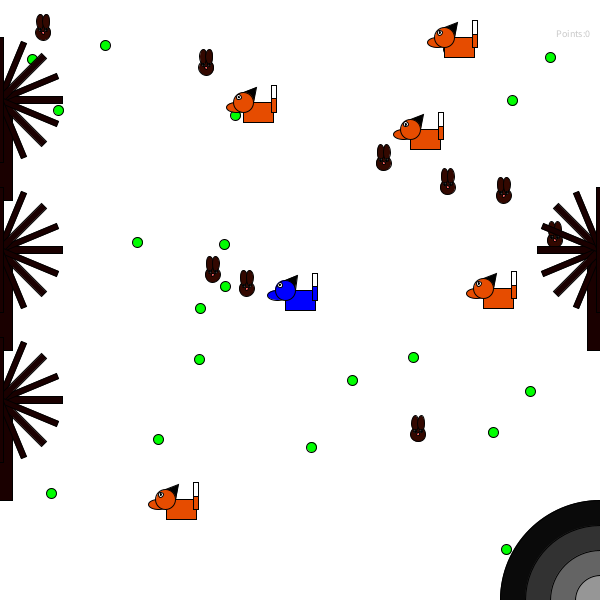
Frame 1 (no input)
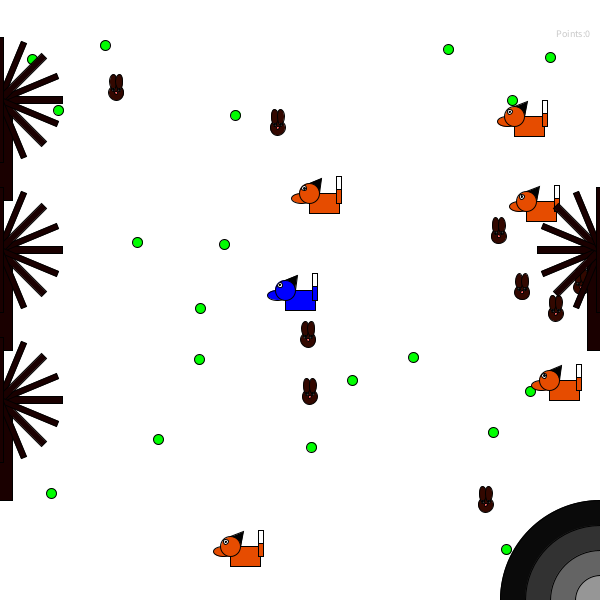
Frame 60 (the mouse pressed at the canvas centre just before this capture)
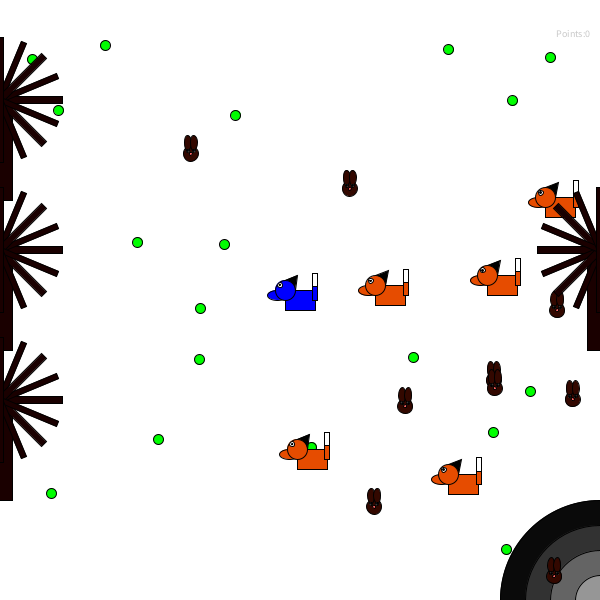
Frame 120 (the mouse held since frame 60 and released just before this capture)

The Processing sketch that drew these frames (run headless with seeded random() and noise(); from frame 60 on, the mouse is pressed at the canvas centre):

// Processing sketch: Project_test_2
// ── Project_test_2.pde
Creature c;
Apex a;
Predator[] pred;
Prey[] prey;
Plant[] plant;
Tree[] tree;
int seasons;
int time;
int absolutetime;
boolean GameOver;
boolean Victory;
String message;

void setup() {
  size(600, 600);
  background(255);
  time = 0;
  GameOver = false;
  Victory = false;
  seasons = 0;

  //initialise animals
  initanimals();
}

void draw() {
  Seasons();

  fill(10, 10, 10);
  for (int i = 0; i < 4; i++) {
    circle(width, height, 200 - (50 * i));
    fill(50*(1+i));
  }

  textSize(10);
  message = "Points:" + points;
  float b = (width - textWidth(message) - 10);
  text(message, b, (height)/16);

  if (points > 10) {
    a.on = true;
  }

  //if prey eats plant, remove plant
  Plantlife();

  //if predator eats prey, remove prey
  Preylife();

  //if Player is eaten, game over
  Playerlife();

  //if Player is in apex form, they can fight the apex and win
  Apexlife();

  //display
  display();

  //time
  time();

  //GameEnd
  if (Victory||GameOver) {
    GameEnd();
  }
}

void Seasons() {
  //winter
  if (absolutetime > 20) {
    absolutetime = 0;
    background(255);
    seasons = 0;
  }
  //autumn
  else if (absolutetime > 15) {
    background(204, 170, 0);
    seasons = 3;
  }
  //summer
  else if (absolutetime > 10) {
    background(0, 179, 0);
    seasons = 2;
  }
  //spring
  else if (absolutetime > 5) {
    background(150, 255, 150);
    seasons = 1;
    planttime = 0;
    for (Plant p : plant) {
      if (!p.on) {
        p.centreX = random(plantrad, width - plantrad);
        p.centreY = random(plantrad, height - plantrad);
        p.on = true;
      }
    }
  }
  //winter
  else if (absolutetime >= 0) {
    background(255);
    seasons = 0;
  }
}

void keyPressed() {
  if (key == ' ') {
    if (!c.tigform) {
      if (c.on) {
        c.on = false;
      } else {
        c.on = true;
      }
    }
    if (GameOver||Victory) {
      Restart();
    }
  }
}

void mouseDragged() {
  if (c.contains()) {
    c.centreX = mouseX;
    c.centreY = mouseY;
  }
}

void initanimals() {
  c = new Creature();
  prey = new Prey[preynum];
  for (int i = 0; i < preynum; i++) {
    prey[i] = new Prey();
  }
  plant = new Plant[plantnum];
  for (int i = 0; i < plantnum; i++) {
    plant[i] = new Plant();
  }
  pred = new Predator[prednum];
  for (int i = 0; i < prednum; i++) {
    pred[i] = new Predator();
  }
  a = new Apex();
  tree = new Tree[4];
  for (int t = 0; t < 4; t++) {
    tree[t] = new Tree();
  }
}

void Plantlife() {
  for (Plant p : plant) {
    for (Prey pr : prey) {
      if (p.contains(pr.centreX, pr.centreY)) {
        if (p.on) {
          plantcount--;
        }
        p.on = false;
      }
    }
    //if creature is in prey mode, it eats plants
    if (c.on) {
      if (p.contains(c.centreX, c.centreY)) {
        if (p.on) {
          plantcount--;
          points++;
        }
        p.on = false;
      }
    }
  }
  //every so often, plants regrow
  if (planttime > 2) {
    for (Plant p : plant) {
      if (!p.on) {
        p.centreX = random(plantrad, width - plantrad);
        p.centreY = random(plantrad, height - plantrad);
        p.on = true;
      }
    }
    planttime = 0;
  }
}

void Preylife() {
  for (Prey p : prey) {
    if (p.on) {
      for (Predator pr : pred) {
        if (p.contains(pr.centreX, pr.centreY)) {
          preycount--;
          p.on = false;
        }
      }
      //if creature is in pred mode, it eats prey
      if (!c.on) {
        if (p.contains(c.centreX, c.centreY)) {
          preycount--;
          points++;
          p.on = false;
        }
      }
      //if rabbits run into each other, they breed
      //in reality, dead rabbits are being teleported and revived
      for (Prey pr : prey) {
        if (pr.on) {
          if (!(pr == p)) {
            if (preytime > 3) {
              if (p.contains(pr.centreX, pr.centreY)) {
                for (Prey prey : prey) {
                  if (!prey.on) {
                    prey.centreX = p.centreX;
                    prey.centreY = p.centreY;
                    prey.vx = random(1, 2);
                    prey.vy = random(1, 2);
                    prey.on = true;
                  }
                }
                preytime = 0;
              }
            }
          }
        }
      }
    }
  }
}

void Playerlife() {
  if (!c.tigform) {
    //Apex eats Player
    if (a.contains(c.centreX, c.centreY)) {
      GameOver = true;
    }
    for (Predator p : pred) {
      if (p.contains(c.centreX, c.centreY) && c.on) {
        GameOver = true;
      }
    }
  }
}

void Apexlife() {
  if (c.tigform) {
    //Player fights Apex
    if (a.contains(c.centreX, c.centreY)) {
      Victory = true;
    }
  }
}

void display() {
  c.display();
  for (Plant p : plant) {
    p.display();
  }
  for (Prey p : prey) {
    p.display();
  }
  for (Predator p : pred) {
    p.display();
  }
  if (a.on) {
    a.display();
  }
  int a = 0;
  for (Tree t : tree) {
    if(a == 0){
      t.centreY = height/4;
    }
    if(a == 1){
      t.centreY = height/2;
    }
    if(a == 2){
      t.centreY = (3*height)/4;
    }
    if(a == 3){
      t.centreX = width;
      t.centreY = height/2;
    }
    t.display();
    a++;
  }
}

void time() {
  time++;
  if (time==60) {
    if ((seasons == 0) || (seasons == 3)) {
      planttime++;
    }
    preytime++;
    for (Predator p : pred) {
      p.time++;
    }
    absolutetime++;
    time=0;
  }
}

void GameEnd() {
  background(0, 255, 0);
  textSize(48);
  float b;
  if (GameOver) {
    background(255, 0, 0);
    message = "Game Over";
  }
  if (Victory) {
    background(0, 255, 0);
    message = "Victory";
  }
  b = (width/2 - (textWidth(message)/2));
  text(message, b, height/2);

  message = "Points:" + points;
  b = (width/2 - (textWidth(message)/2));
  text(message, b, (5*height)/8);

  message = "Press space to play again";
  b = (width/2 - (textWidth(message)/2));
  text(message, b, (3*height)/4);
}

void Restart() {
  GameOver = false;
  Victory = false;
  points = 0;
  for (Plant p : plant) {
    p.on = true;
  }
  for (Prey p : prey) {
    p.on = true;
  }
  a.on = false;
}

// ── Apex.pde
int apexrad = 40;

class Apex
{
  boolean on;
  float centreX;
  float centreY;
  float rwidth;
  float rheight;
  float diam;
  float vx;
  float vy;
  float ax, ay, bx, by, cx, cy;

  Apex() {
    on = false;
    centreX = width - apexrad;
    centreY = height - apexrad;
    rwidth = 60;
    rheight = 40;
    diam = 30;
    vx = random(7, 8);
    vy = random(7, 8);
  }

  // Moves the ball according to its current velocity.
  void display()
  {
    if (on) {
      fill(255, 0, 0);
      //circle(centreX, centreY, apexrad);
      rectMode(CENTER);

      //body
      rect(centreX, centreY, rwidth, rheight);

      //Stripes
      fill(0);
      ax = centreX - (rwidth/2);
      ay = centreY - (rheight/2);
      bx = ax + rwidth/3;
      by = ay;
      cx = ax + rwidth/6;
      cy = ay + rheight;
      for (int i = 0; i<3; i++) {
        triangle(ax, ay, bx, by, cx, cy);
        ax = bx;
        bx = ax + rwidth/3;
        cx = cx + rwidth/3;
      }

      //ear
      fill(0);
      ax = centreX - (rwidth/2);
      bx = ax + (3*rwidth)/12;
      by = centreY - (rheight/2);
      ay = by - diam/2;
      cx = ax + rwidth/3;
      cy = ay - rheight/4;
      triangle(ax, ay, bx, by, cx, cy);

      //nose
      fill(255, 0, 0);
      ax = (centreX - (rwidth/2)) - (3*diam)/8;
      ay = (centreY - (rheight/2)) + diam/4; 
      ellipse(ax, ay, diam/2, diam/2);

      //face
      fill(255, 0, 0);
      ax = centreX - (rwidth/2);
      ay = centreY - (rheight/2);
      circle(ax, ay, diam);

      //eye
      fill(255);
      ax = (centreX - (rwidth/2)) - diam/4;
      ay = (centreY - (rheight/2)) - diam/4;
      circle(ax, ay, diam/4);
      fill(0);
      circle(ax, ay, diam/12);

      move();
      bounce();
    }
  }

  boolean contains(float x, float y) {
    float d = dist(centreX, centreY, x, y);
    if (d<(apexrad) && (a.on)) {
      return true;
    } else {
      return false;
    }
  }

  void move() {
    centreX = centreX + vx;
    centreY = centreY + vy;
  }

  void bounce() {
    if (centreX - predrad < 0 || centreX + predrad > width) {
      vx = -vx;
    }

    if (centreY - predrad < 0 || centreY + predrad > height) {
      vy = -vy;
    }
  }
}

// ── Creature.pde
int cretrad;
int form;
int points = 0;

class Creature
{
  boolean on;
  boolean tigform;
  float centreX;
  float centreY;
  float rwidth;
  float rheight;
  float diam;
  float ax, ay, bx, by, cx, cy;

  Creature() {
    on = false;
    tigform = false;
    centreX = width/2;
    centreY = height/2;
    form = 1;
  }

  // Moves the ball according to its current velocity.
  void display()
  {
    if(points > 15){
      on = false;
      tigform = true;
    }
    if ((on) && (!tigform)) {
      Preyshape();
    } else if ((!on) && (!tigform)) {
      cretrad = predrad;
      Predshape();
    } else {
      cretrad = apexrad;
      Apexshape();
    }
    fill(0, 0, 255);
    //circle(centreX,centreY,cretrad);
  }

  boolean contains() {
    float d = dist(mouseX, mouseY, centreX, centreY);
    if (d<cretrad) {
      return true;
    } else {
      return false;
    }
  }

  void Apexshape() {
    rwidth = 60;
    rheight = 40;
    diam = 30;
    fill(0, 0, 255);
    rectMode(CENTER);

    //body
    rect(centreX, centreY, rwidth, rheight);

    //Stripes
    fill(0);
    ax = centreX - (rwidth/2);
    ay = centreY - (rheight/2);
    bx = ax + rwidth/3;
    by = ay;
    cx = ax + rwidth/6;
    cy = ay + rheight;
    for (int i = 0; i<3; i++) {
      triangle(ax, ay, bx, by, cx, cy);
      ax = bx;
      bx = ax + rwidth/3;
      cx = cx + rwidth/3;
    }

    //ear
    fill(0);
    ax = centreX - (rwidth/2);
    bx = ax + (3*rwidth)/12;
    by = centreY - (rheight/2);
    ay = by - diam/2;
    cx = ax + rwidth/3;
    cy = ay - rheight/4;
    triangle(ax, ay, bx, by, cx, cy);

    //nose
    fill(0, 0, 255);
    ax = (centreX - (rwidth/2)) - (3*diam)/8;
    ay = (centreY - (rheight/2)) + diam/4; 
    ellipse(ax, ay, diam/2, diam/2);

    //face
    fill(0, 0, 255);
    ax = centreX - (rwidth/2);
    ay = centreY - (rheight/2);
    circle(ax, ay, diam);

    //eye
    fill(255);
    ax = (centreX - (rwidth/2)) - diam/4;
    ay = (centreY - (rheight/2)) - diam/4;
    circle(ax, ay, diam/4);
    fill(0);
    circle(ax, ay, diam/12);
  }

  void Predshape() {
    rwidth = 30;
    rheight = 20;
    diam = 20;
    fill(0, 0, 255);

    //body
    rectMode(CENTER);
    rect(centreX, centreY, rwidth, rheight);

    //tail
    ax = centreX + rwidth/2;
    ay = centreY - rheight/2;
    rect(ax, ay, rheight/4, rheight);
    //white tail tip
    fill(255);
    rect(ax, ay-(rheight/2), rheight/4, (2*rheight)/3);

    //ear
    fill(0);
    ax = centreX - (rwidth/2);
    bx = ax + rwidth/3;
    by = centreY - (rheight/2);
    ay = by - rheight/2;
    cx = bx + rwidth/12;
    cy = ay - rheight/4;
    triangle(ax, ay, bx, by, cx, cy);

    //nose
    fill(0, 0, 255);
    ax = (centreX - (rwidth/2)) - rwidth/4;
    ay = (centreY - (rheight/2)) + rheight/4;  
    ellipse(ax, ay, 20, 10);

    //face
    fill(0, 0, 255);
    ax = centreX - (rwidth/2);
    ay = centreY - (rheight/2);
    circle(ax, ay, diam);

    //eye
    fill(255);
    ax = (centreX - (rwidth/2)) - diam/4;
    ay = (centreY - (rheight/2)) - diam/4;
    circle(ax, ay, diam/4);
    fill(0);
    circle(ax, ay, diam/12);
  }

  void Preyshape() {
    fill(0,0,255);
    //body
    circle(centreX, centreY, preyrad);

    //ears
    ax = centreX - preyrad/4;
    ay = centreY - (3 * preyrad)/4;
    ellipse(ax, ay, preyrad/2, preyrad);
    ax = centreX + preyrad/4;
    ellipse(ax, ay, preyrad/2, preyrad);

    //eyes
    ax = centreX - preyrad/4;
    ay = centreY - preyrad/4;
    for (int i = 0; i<2; i++) {
      fill(255);
      circle(ax, ay, preyrad/4);
      fill(0);
      circle(ax, ay, preyrad/12);
      ax = centreX + preyrad/4;
    }

    //nose
    fill(255, 102, 102);
    circle(centreX, centreY, preyrad/4);
  }
}

// ── Plant.pde
int plantrad = 10;
int plantnum = 20;
int plantcount = plantnum;
int planttime;

class Plant
{
  boolean on;
  float centreX;
  float centreY;

  Plant() {
    on = true;
    centreX = random(plantrad, width - plantrad);
    centreY = random(plantrad, height - plantrad);
  }

  // Moves the ball according to its current velocity.
  void display()
  {
    fill(0, 255, 0);
    if(on){
      circle(centreX, centreY, plantrad);
    }
  }

  boolean contains(float x, float y) {
    float d = dist(centreX, centreY, x, y);
    if (d<plantrad) {
      return true;
    } else {
      return false;
    }
  }
}

// ── Predator.pde
int predrad = 20;
int prednum = 5;
int predcount = prednum;

class Predator
{
  boolean on;
  float centreX;
  float centreY;
  float rwidth;
  float rheight;
  float diam;
  int time;
  float vx;
  float vy;
  float ax, ay, bx, by, cx, cy;

  Predator() {
    on = true;
    centreX = random(predrad, width - predrad);
    centreY = random(predrad, height - predrad);
    rwidth = 30;
    rheight = 20;
    diam = 20;
    time = 0;
    vx = random(1, 2);
    vy = random(1, 2);
  }

  // Moves the ball according to its current velocity.
  void display()
  {
    if (on) {
      fill(230, 76, 0);
      //circle(centreX, centreY, predrad);

      //body
      rectMode(CENTER);
      rect(centreX, centreY, rwidth, rheight);

      //tail
      ax = centreX + rwidth/2;
      ay = centreY - rheight/2;
      rect(ax, ay, rheight/4, rheight);
      //white tail tip
      fill(255);
      rect(ax, ay-(rheight/2), rheight/4, (2*rheight)/3);

      //ear
      fill(0);
      ax = centreX - (rwidth/2);
      bx = ax + rwidth/3;
      by = centreY - (rheight/2);
      ay = by - rheight/2;
      cx = bx + rwidth/12;
      cy = ay - rheight/4;
      triangle(ax, ay, bx, by, cx, cy);

      //nose
      fill(230, 76, 0);
      ax = (centreX - (rwidth/2)) - rwidth/4;
      ay = (centreY - (rheight/2)) + rheight/4;  
      ellipse(ax, ay, 20, 10);

      //face
      fill(230, 76, 0);
      ax = centreX - (rwidth/2);
      ay = centreY - (rheight/2);
      circle(ax, ay, diam);

      //eye
      fill(255);
      ax = (centreX - (rwidth/2)) - diam/4;
      ay = (centreY - (rheight/2)) - diam/4;
      circle(ax, ay, diam/4);
      fill(0);
      circle(ax, ay, diam/12);

      move();
      bounce();
    }
  }

  boolean contains(float x, float y) {
    float d = dist(centreX, centreY, x, y);
    if (d<30) {
      return true;
    } else {
      return false;
    }
  }

  void move() {
    centreX = centreX + vx;
    centreY = centreY + vy;
  }

  void bounce() {
    if (centreX - predrad < 0 || centreX + predrad > width) {
      vx = -vx;
    }

    if (centreY - predrad < 0 || centreY + predrad > height) {
      vy = -vy;
    }
  }
}

// ── Prey.pde
int preyrad = 15;
int preynum = 10;  //constant
int preycount = preynum;  //variable
int preytime;

class Prey
{
  boolean on;
  float centreX;
  float centreY;
  float vx;
  float vy;
  float ax;
  float ay;

  Prey() {
    on = true;
    centreX = random(preyrad, width - preyrad);
    centreY = random(preyrad, height - preyrad);
    vx = random(1, 2);
    vy = random(1, 2);
  }

  // Moves the ball according to its current velocity.
  void display()
  {
    fill(51, 8, 0);
    if (on) {
      //body
      circle(centreX, centreY, preyrad);

      //ears
      ax = centreX - preyrad/4;
      ay = centreY - (3 * preyrad)/4;
      ellipse(ax, ay, preyrad/2, preyrad);
      ax = centreX + preyrad/4;
      ellipse(ax, ay, preyrad/2, preyrad);

      //eyes
      ax = centreX - preyrad/4;
      ay = centreY - preyrad/4;
      for (int i = 0; i<2; i++) {
        fill(255);
        circle(ax, ay, preyrad/4);
        fill(0);
        circle(ax, ay, preyrad/12);
        ax = centreX + preyrad/4;
      }

      //nose
      fill(255, 102, 102);
      circle(centreX, centreY, preyrad/4);

      //movement
      move();
      bounce();
    }
  }

  boolean contains(float x, float y) {
    float d = dist(centreX, centreY, x, y);
    if (d<preyrad) {
      return true;
    } else {
      return false;
    }
  }

  void move() {
    centreX = centreX + vx;
    centreY = centreY + vy;
  }

  void bounce() {
    if (centreX - preyrad < 0 || centreX + preyrad > width) {
      vx = -vx;
    }

    if (centreY - preyrad < 0 || centreY + preyrad > height) {
      vy = -vy;
    }
  }
}

// ── Tree.pde

class Tree
{
  float centreX;
  float centreY;
  float rheight;
  float rwidth;
  float radius;

  Tree() {
    centreX = 0;
    centreY = height/2;
    rheight = 100;
    rwidth = rheight/4;
    radius = 3*rwidth;
  }

  // Tree
  void display() {
    rectMode(CENTER);
    fill(26, 0, 0);
    rect(centreX, centreY, rwidth, rheight);
    if ((seasons == 1) || (seasons == 2)) {
      fill(0, 255, 0);
      circle(centreX, centreY - (3*rheight)/4, radius);
    }
    if (seasons==3) {
      fill(179, 59, 0);
      circle(centreX, centreY - (3*rheight)/4, radius);
    }
    if (seasons==0) {
      pushMatrix();
      translate(centreX, centreY - rheight/2);
      for (int i=0; i<8; i++) {
        rotate((-PI/8) * i);
        rect(0, 0, (1.25 *rheight), rwidth/4);
      }
      popMatrix();
    }
  }
}
